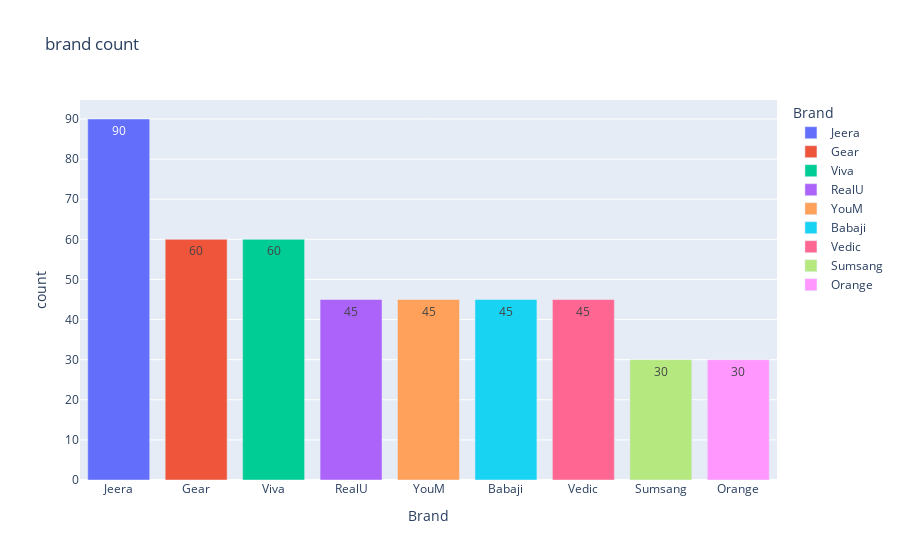

The cell this chart's notebook holds for it:
### Code cell
ax.show()

### Figure 1 — Plotly figure (JSON) as saved in the notebook; plotly's stock layout.template omitted (floating-point values rounded to 4 significant figures)
{"data": [{"alignmentgroup": "True", "hovertemplate": "Brand=%{x}<br>count=%{text}<extra></extra>", "legendgroup": "Jeera", "marker": {"color": "#636efa", "pattern": {"shape": ""}}, "name": "Jeera", "offsetgroup": "Jeera", "orientation": "v", "showlegend": true, "text": [90], "textposition": "auto", "type": "bar", "x": ["Jeera"], "xaxis": "x", "y": [90], "yaxis": "y"}, {"alignmentgroup": "True", "hovertemplate": "Brand=%{x}<br>count=%{text}<extra></extra>", "legendgroup": "Gear", "marker": {"color": "#EF553B", "pattern": {"shape": ""}}, "name": "Gear", "offsetgroup": "Gear", "orientation": "v", "showlegend": true, "text": [60], "textposition": "auto", "type": "bar", "x": ["Gear"], "xaxis": "x", "y": [60], "yaxis": "y"}, {"alignmentgroup": "True", "hovertemplate": "Brand=%{x}<br>count=%{text}<extra></extra>", "legendgroup": "Viva", "marker": {"color": "#00cc96", "pattern": {"shape": ""}}, "name": "Viva", "offsetgroup": "Viva", "orientation": "v", "showlegend": true, "text": [60], "textposition": "auto", "type": "bar", "x": ["Viva"], "xaxis": "x", "y": [60], "yaxis": "y"}, {"alignmentgroup": "True", "hovertemplate": "Brand=%{x}<br>count=%{text}<extra></extra>", "legendgroup": "RealU", "marker": {"color": "#ab63fa", "pattern": {"shape": ""}}, "name": "RealU", "offsetgroup": "RealU", "orientation": "v", "showlegend": true, "text": [45], "textposition": "auto", "type": "bar", "x": ["RealU"], "xaxis": "x", "y": [45], "yaxis": "y"}, {"alignmentgroup": "True", "hovertemplate": "Brand=%{x}<br>count=%{text}<extra></extra>", "legendgroup": "YouM", "marker": {"color": "#FFA15A", "pattern": {"shape": ""}}, "name": "YouM", "offsetgroup": "YouM", "orientation": "v", "showlegend": true, "text": [45], "textposition": "auto", "type": "bar", "x": ["YouM"], "xaxis": "x", "y": [45], "yaxis": "y"}, {"alignmentgroup": "True", "hovertemplate": "Brand=%{x}<br>count=%{text}<extra></extra>", "legendgroup": "Babaji", "marker": {"color": "#19d3f3", "pattern": {"shape": ""}}, "name": "Babaji", "offsetgroup": "Babaji", "orientation": "v", "showlegend": true, "text": [45], "textposition": "auto", "type": "bar", "x": ["Babaji"], "xaxis": "x", "y": [45], "yaxis": "y"}, {"alignmentgroup": "True", "hovertemplate": "Brand=%{x}<br>count=%{text}<extra></extra>", "legendgroup": "Vedic", "marker": {"color": "#FF6692", "pattern": {"shape": ""}}, "name": "Vedic", "offsetgroup": "Vedic", "orientation": "v", "showlegend": true, "text": [45], "textposition": "auto", "type": "bar", "x": ["Vedic"], "xaxis": "x", "y": [45], "yaxis": "y"}, {"alignmentgroup": "True", "hovertemplate": "Brand=%{x}<br>count=%{text}<extra></extra>", "legendgroup": "Sumsang", "marker": {"color": "#B6E880", "pattern": {"shape": ""}}, "name": "Sumsang", "offsetgroup": "Sumsang", "orientation": "v", "showlegend": true, "text": [30], "textposition": "auto", "type": "bar", "x": ["Sumsang"], "xaxis": "x", "y": [30], "yaxis": "y"}, {"alignmentgroup": "True", "hovertemplate": "Brand=%{x}<br>count=%{text}<extra></extra>", "legendgroup": "Orange", "marker": {"color": "#FF97FF", "pattern": {"shape": ""}}, "name": "Orange", "offsetgroup": "Orange", "orientation": "v", "showlegend": true, "text": [30], "textposition": "auto", "type": "bar", "x": ["Orange"], "xaxis": "x", "y": [30], "yaxis": "y"}], "layout": {"autosize": true, "barmode": "relative", "legend": {"title": {"text": "Brand"}, "tracegroupgap": 0}, "title": {"text": "brand count"}, "xaxis": {"anchor": "y", "autorange": true, "categoryarray": ["Jeera", "Gear", "Viva", "RealU", "YouM", "Babaji", "Vedic", "Sumsang", "Orange"], "categoryorder": "array", "domain": [0, 1], "range": [-0.5, 8.5], "title": {"text": "Brand"}, "type": "category"}, "yaxis": {"anchor": "x", "autorange": true, "domain": [0, 1], "range": [0, 94.74], "title": {"text": "count"}, "type": "linear"}}}
